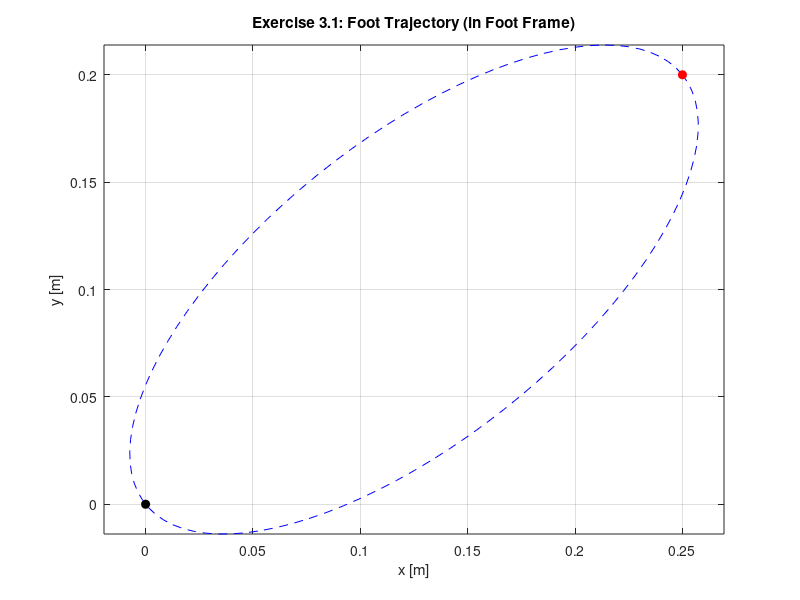

This chart was generated by the following MATLAB code: (Note: this script raises an error after producing the figure.)
%% Industrial Robotics Assignment - Exercise 3
% Description: Unitree Robot Leg Kinematics with Library Integration
% Requires: Industrial_Robotics_Library (JacobianSpace, etc.)

clear all; close all; clc;

% Add path to library if necessary
addpath('../Industrial_Robotics_Library/');

%% 1. Parameters & Setup
L1 = 0.3; % [m] Upper leg
L2 = 0.4; % [m] Lower leg
L0 = 0.4; % [m] CoM to Joint 1 offset

% Offsets
p_J1_S = [L0; 0; 0];      % Joint 1 position in Space Frame {S}
p_J1_F = [0; 0.5; 0];     % Joint 1 position in Foot Frame {F}
p_F_J1 = -p_J1_F;         % Foot origin in Joint 1 Frame

% Ellipse parameters (from problem description)
x1 = 0; y1 = 0;          % Start point in {F}
x2 = 0.25; y2 = 0.2;     % End point in {F}
e = 0.9;                 % Eccentricity

% Calculated ellipse parameters
dist = sqrt((x2-x1)^2 + (y2-y1)^2);
a = dist / 2;
b = a * sqrt(1 - e^2);
w = atan2(y2-y1, x2-x1);

fprintf('Ellipse parameters: a = %.4f, b = %.4f, w = %.4f rad\n', a, b, w);

% Parametric Trajectory Function (beta from pi to 0)
% Returns position relative to {F} origin
get_traj = @(beta) [ ...
    (x1+x2)/2 + a*cos(beta)*cos(w) - b*sin(beta)*sin(w); ...
    (y1+y2)/2 + a*cos(beta)*sin(w) + b*sin(beta)*cos(w); ...
    0 ]; % z=0 for planar

% Plot trajectory shape
beta_plot = linspace(0, 2*pi, 100);
traj_points = zeros(3, length(beta_plot));
for i = 1:length(beta_plot)
    traj_points(:,i) = get_traj(beta_plot(i));
end

figure(1); 
plot(traj_points(1,:), traj_points(2,:), 'b--'); hold on;
plot(x1, y1, 'ko', 'MarkerFaceColor', 'k'); text(x1, y1-0.05, 'Start');
plot(x2, y2, 'ro', 'MarkerFaceColor', 'r'); text(x2, y2+0.05, 'End');
axis equal; grid on;
title('Exercise 3.1: Foot Trajectory (in Foot Frame)');
xlabel('x [m]'); ylabel('y [m]');

%% 2. Analytical Inverse Kinematics (Exercise 3.2)
fprintf('\n--- 3.2 Analytical IK ---\n');

% Define targets in {J1} frame
P1_F = [x1; y1; 0];      % Start position in {F}
P2_F = [x2; y2; 0];      % End position in {F}
P1_J1 = P1_F + p_F_J1;   % in {J1}
P2_J1 = P2_F + p_F_J1;   % in {J1}

% Solve analytical IK for start and end positions
theta_start = analytical_IK(P1_J1(1), P1_J1(2), L1, L2);
theta_end = analytical_IK(P2_J1(1), P2_J1(2), L1, L2);

fprintf('Configuration 1 (Start): x=%.2f, y=%.2f -> theta1=%.2f deg, theta2=%.2f deg\n', ...
    P1_J1(1), P1_J1(2), rad2deg(theta_start(1)), rad2deg(theta_start(2)));
fprintf('Configuration 2 (End):   x=%.2f, y=%.2f -> theta1=%.2f deg, theta2=%.2f deg\n', ...
    P2_J1(1), P2_J1(2), rad2deg(theta_end(1)), rad2deg(theta_end(2)));

%% 3. Velocity Search and Simulation (Exercise 3.3, 3.4, 3.5)
fprintf('\n--- 3.3 & 3.4 Numerical IK and Velocity Check ---\n');

% Constraints
theta_dot_max_limit = 5.0; % [rad/s]
beta_dot_guess = 1.0;      % Initial guess for beta_dot [rad/s]

% Variables for storing results
history.time = [];
history.pos_S = [];     % Foot position in Space Frame
history.theta = [];     % Joint angles
history.vel_foot = [];  % Foot Cartesian Velocity
history.vel_joint = []; % Joint Velocities

% Velocity Search Loop to find maximum beta_dot that satisfies constraints
found_valid_beta_dot = false;
beta_dot = beta_dot_guess;

while ~found_valid_beta_dot
    % Simulation setup
    dt = 0.02; 
    T_total = pi / beta_dot; % Time to travel pi radians
    time = 0:dt:T_total;
    
    max_q_vel = 0;
    valid_run = true;
    
    for i = 1:length(time)
        t = time(i);
        beta = pi - beta_dot * t; % Current beta (linear time scaling)
        
        % Desired Position and Velocity
        p_d_F = get_traj(beta);       % in {F}
        p_d_J1 = p_d_F + p_F_J1;      % in {J1}
        
        % Cartesian Velocity from Ellipse derivative (Chain rule)
        dx_dbeta = -a*sin(beta)*cos(w) - b*cos(beta)*sin(w);
        dy_dbeta = -a*sin(beta)*sin(w) + b*cos(beta)*cos(w);
        v_d_J1 = [dx_dbeta; dy_dbeta] * (-beta_dot);
        
        % Calculate joint velocities using Jacobian
        % Use analytical solution for current position
        theta_curr = analytical_IK(p_d_J1(1), p_d_J1(2), L1, L2);
        
        % Calculate Jacobian matrix
        J = get_jacobian_2R(theta_curr, L1, L2);
        
        % Solve for joint velocities
        q_dot = J \ v_d_J1;
        
        % Check singularity
        if cond(J) > 1e4
            valid_run = false;
            break;
        end
        
        % Check max velocity constraint
        current_max_vel = max(abs(q_dot));
        if current_max_vel > max_q_vel
            max_q_vel = current_max_vel;
        end
        
        if current_max_vel > theta_dot_max_limit
            valid_run = false;
            break;
        end
    end
    
    fprintf('Testing beta_dot = %.2f rad/s -> Max Joint Vel = %.2f rad/s\n', ...
        beta_dot, max_q_vel);
    
    if valid_run
        found_valid_beta_dot = true;
        fprintf('>>> SUCCESS! beta_dot = %.2f satisfies constraints.\n', beta_dot);
    else
        % Reduce beta_dot and try again
        beta_dot = beta_dot * 0.8;
    end
end

%% 4. Generate Full Trajectory and Calculate Velocities
dt = 0.02; 
T_total = pi / beta_dot;
time = 0:dt:T_total;

% Define Screw Axes for Home Config (Horizontal Extension)
% J1 at (L0,0), J2 at (L0+L1,0). Rot axes = Z (0,0,1).
S1 = [0; 0; 1; cross(-[0;0;1], [L0; 0; 0])];       % [0 0 1 0 -L0 0]
S2 = [0; 0; 1; cross(-[0;0;1], [L0+L1; 0; 0])];    % [0 0 1 0 -(L0+L1) 0]
Slist = [S1, S2];

for i = 1:length(time)
    t = time(i);
    beta = pi - beta_dot * t;
    
    % Desired Position
    p_d_F = get_traj(beta);       % in {F}
    p_d_J1 = p_d_F + p_F_J1;      % in {J1}
    p_d_S = p_d_J1 + p_J1_S;      % in {S} (Space Frame)
    
    % Inverse Kinematics (Analytical for position)
    theta_sol = analytical_IK(p_d_J1(1), p_d_J1(2), L1, L2);
    
    % Velocity Calculation
    % Cartesian Velocity from Ellipse derivative
    dx_dbeta = -a*sin(beta)*cos(w) - b*cos(beta)*sin(w);
    dy_dbeta = -a*sin(beta)*sin(w) + b*cos(beta)*cos(w);
    v_cart_F = [dx_dbeta; dy_dbeta; 0] * (-beta_dot);
    
    % Joint Velocity using Library JacobianSpace
    Js = JacobianSpace(Slist, theta_sol);
    
    % Extract linear part of Jacobian and solve for joint velocities
    J_linear = Js(4:6, :);
    if det(J_linear'*J_linear) < 1e-6
        warning('Near Singularity at t=%.2f', t);
        theta_dot = [0;0];
    else
        theta_dot = pinv(J_linear) * v_cart_F;
    end
    
    % Store Data
    history.time = [history.time, t];
    history.pos_S = [history.pos_S, p_d_S];
    history.theta = [history.theta, theta_sol];
    history.vel_foot = [history.vel_foot, v_cart_F];
    history.vel_joint = [history.vel_joint, theta_dot];
end

fprintf('\nSimulation Complete.\n');

%% 5. Results Visualization

% Plot Foot Position and Joint Angles vs Time
figure(2);
subplot(2,1,1);
plot(history.time, history.pos_S(1,:), 'r', 'LineWidth', 1.5); hold on;
plot(history.time, history.pos_S(2,:), 'b', 'LineWidth', 1.5);
title('Foot Position w.r.t CoM Frame');
legend('x_s', 'y_s'); grid on; xlabel('Time [s]'); ylabel('Position [m]');

subplot(2,1,2);
plot(history.time, rad2deg(history.theta(1,:)), 'r', 'LineWidth', 1.5); hold on;
plot(history.time, rad2deg(history.theta(2,:)), 'b', 'LineWidth', 1.5);
title('Joint Angles vs Time');
legend('\theta_1', '\theta_2'); grid on; xlabel('Time [s]'); ylabel('Angle [deg]');

% 3D Visualization (Exercise 3.5)
figure('Name', 'Exercise 3.5: 3D Leg Trajectory', 'Color', 'w');
hold on; grid on; axis equal;
view(3);
xlabel('X_S [m]'); ylabel('Y_S [m]'); zlabel('Z_S [m]');
title('3D Trajectory and Velocity Vectors');

% Draw Robot Body (Schematic)
plot3([-0.2, 0.6], [0, 0], [0, 0], 'k-', 'LineWidth', 5);
text(0, 0, 0.1, 'Body (CoM)');

% Draw Trajectory
plot3(history.pos_S(1,:), history.pos_S(2,:), history.pos_S(3,:), 'b--', 'LineWidth', 1.5);

% Plot Velocity Vectors at selected points
n_steps = length(history.time);
skip = 5; % Plot every 5th frame for vectors

for i = 1:skip:n_steps
    q = history.theta(:, i);
    pos = history.pos_S(:, i);
    vel = history.vel_foot(:, i);
    
    % Forward Kinematics to get joint positions for plotting
    p0 = p_J1_S;
    p1 = p0 + [L1*cos(q(1)); L1*sin(q(1)); 0];
    p2 = pos; % End effector
    
    % Plot Links
    h_links = plot3([p0(1) p1(1) p2(1)], [p0(2) p1(2) p2(2)], [0 0 0], 'o-', ...
        'Color', [0.8 0.2 0.2], 'LineWidth', 2, 'MarkerFaceColor', 'k');
    
    % Plot Velocity Vector
    h_vel = quiver3(p2(1), p2(2), p2(3), vel(1), vel(2), vel(3), ...
        0.5, 'c', 'LineWidth', 2, 'MaxHeadSize', 0.5);
    
    drawnow;
    
    % Clear specific handles for animation effect
    if i < n_steps - skip
        delete(h_links);
        delete(h_vel);
    end
end

%% Helper Functions

function theta = analytical_IK(x, y, L1, L2)
    % Solves 2R IK for x,y in the base frame of the chain
    % Returns [theta1; theta2]
    
    % Check workspace
    r = sqrt(x^2 + y^2);
    if r > (L1 + L2) || r < abs(L1 - L2)
        warning('Target out of workspace');
        theta = [NaN; NaN];
        return;
    end
    
    % Law of cosines for theta2
    cos_t2 = (x^2 + y^2 - L1^2 - L2^2) / (2*L1*L2);
    
    % Safety for acos
    cos_t2 = max(min(cos_t2, 1.0), -1.0);
    
    % Choose knee-backward solution (theta2 < 0 for dog leg)
    theta2 = -acos(cos_t2);
    
    % Calculate theta1
    k1 = L1 + L2*cos(theta2);
    k2 = L2*sin(theta2);
    theta1 = atan2(y, x) - atan2(k2, k1);
    
    theta = [theta1; theta2];
end

function J = get_jacobian_2R(q, L1, L2)
    % Calculate 2R planar robot Jacobian matrix
    t1 = q(1);
    t2 = q(2);
    s1 = sin(t1); c1 = cos(t1);
    s12 = sin(t1+t2); c12 = cos(t1+t2);
    
    J = [ -L1*s1 - L2*s12,  -L2*s12;
           L1*c1 + L2*c12,   L2*c12 ];
end

function T = FKinSpace(M, Slist, thetalist)
    % Forward Kinematics in Space Frame
    % Takes M: home configuration, Slist: screw axes in space frame,
    % thetalist: joint angles
    % Returns T: end-effector pose
    
    T = eye(4);
    for i = 1:length(thetalist)
        T = T * MatrixExp6(VecTose3(Slist(:, i) * thetalist(i)));
    end
    T = T * M;
end

function Js = JacobianSpace(Slist, thetalist)
    % Calculate Spatial Jacobian matrix
    % Takes Slist: screw axes in space frame, thetalist: joint angles
    % Returns Js: spatial Jacobian matrix
    
    n = length(thetalist);
    Js = zeros(6, n);
    T = eye(4);
    
    for i = 1:n
        % Current column is Adjoint(T) * Slist(:,i)
        Js(:, i) = Adjoint(T) * Slist(:, i);
        % Update T for next joint
        T = T * MatrixExp6(VecTose3(Slist(:, i) * thetalist(i)));
    end
end

function [thetalist, success] = IKinSpaceIterative(Slist, M, Tsd, thetalist0, eomg, ev)
% EXERCISE 3.3: Numerical Inverse Kinematics using Spatial Jacobian
% Uses the Newton-Raphson method with Spatial Jacobian
%
% Inputs:
%   Slist: Space screw axes list (6xn matrix)
%   M: Home configuration of end-effector (4x4 matrix)
%   Tsd: Desired end-effector configuration (4x4 matrix)
%   thetalist0: Initial guess for joint angles
%   eomg: Orientation error tolerance (epsilon)
%   ev: Position error tolerance (epsilon)
%
% Outputs:
%   thetalist: Joint angles solution
%   success: Logical true if converged, false otherwise
    
    thetalist = thetalist0;
    i = 0;
    maxiterations = 20;
    
    % Calculate initial forward kinematics
    Tsb = FKinSpace(M, Slist, thetalist);
    
    % Calculate initial error twist in space frame
    Vs = se3ToVec(MatrixLog6(Tsb * TransInv(Tsd)));
    
    % Check convergence
    err = norm(Vs(1:3)) > eomg || norm(Vs(4:6)) > ev;
    
    while err && i < maxiterations
        i = i + 1;
        
        % Calculate spatial Jacobian
        Js = JacobianSpace(Slist, thetalist);
        
        % Update joint angles using pseudoinverse
        thetalist = thetalist + pinv(Js) * Vs;
        
        % Recalculate forward kinematics and error
        Tsb = FKinSpace(M, Slist, thetalist);
        Vs = se3ToVec(MatrixLog6(Tsb * TransInv(Tsd)));
        err = norm(Vs(1:3)) > eomg || norm(Vs(4:6)) > ev;
    end
    
    success = ~err;
    
    if success
        fprintf('IK Converged in %d iterations.\n', i);
    else
        fprintf('IK Failed to converge after %d iterations.\n', maxiterations);
    end
end

function Tinv = TransInv(T)
% TransInv: Computes the inverse of a homogeneous transformation matrix T
% Input: T - 4x4 homogeneous transformation matrix
% Output: Tinv - 4x4 inverse homogeneous transformation matrix

    R = T(1:3, 1:3);
    p = T(1:3, 4);
    
    Tinv = [R'    -R'*p;
           0 0 0 1];
end

function se3mat = VecTose3(V)
% VecTose3: Converts a 6x1 vector representation of a twist to a 4x4 se(3) matrix
% Input: V - 6x1 vector [omega; v] where omega is angular velocity, v is linear velocity
% Output: se3mat - 4x4 se(3) matrix representation

    omega = V(1:3);
    v = V(4:6);
    
    % Create skew-symmetric matrix from omega
    omgmat = [0     -omega(3)  omega(2);
              omega(3)  0     -omega(1);
             -omega(2)  omega(1)  0];
    
    se3mat = [omgmat  v;
              0 0 0 0];
end

function T = MatrixExp6(se3mat)
% MatrixExp6: Computes the matrix exponential of a se(3) matrix
% Input: se3mat - 4x4 se(3) matrix
% Output: T - 4x4 homogeneous transformation matrix (exponential map)

    omgmat = se3mat(1:3, 1:3);
    v = se3mat(1:3, 4);
    
    % Compute omega vector from skew-symmetric matrix
    omega = [omgmat(3,2); omgmat(1,3); omgmat(2,1)];
    theta = norm(omega);
    
    if theta < 1e-6
        % Small angle approximation
        R = eye(3) + omgmat;
        p = v;
    else
        % Rodrigues' formula for rotation matrix
        omgmat_hat = omgmat / theta;
        R = eye(3) + sin(theta)*omgmat_hat + (1-cos(theta))*omgmat_hat^2;
        
        % Position part using integral of rotation
        G = eye(3)*theta + (1-cos(theta))*omgmat_hat + (theta - sin(theta))*omgmat_hat^2;
        p = G*(v/theta);
    end
    
    T = [R p;
         0 0 0 1];
end

function Adj = Adjoint(T)
% Adjoint: Computes the adjoint transformation matrix for a homogeneous transformation T
% Input: T - 4x4 homogeneous transformation matrix
% Output: Adj - 6x6 adjoint transformation matrix

    R = T(1:3, 1:3);
    p = T(1:3, 4);
    
    % Create skew-symmetric matrix from p
    pmat = [0     -p(3)  p(2);
            p(3)  0     -p(1);
           -p(2)  p(1)  0];
    
    Adj = [R         zeros(3,3);
           pmat*R    R];
end

function se3mat = MatrixLog6(T)
% MatrixLog6: Computes the matrix logarithm of a homogeneous transformation matrix T
% Input: T - 4x4 homogeneous transformation matrix
% Output: se3mat - 4x4 se(3) matrix representation (logarithm map)

    R = T(1:3, 1:3);
    p = T(1:3, 4);
    
    % Compute rotation matrix logarithm
    omgmat = MatrixLog3(R);
    omega = [omgmat(3,2); omgmat(1,3); omgmat(2,1)];
    theta = norm(omega);
    
    if theta < 1e-6
        % Small angle approximation
        v = p;
    else
        % Compute G inverse for position part
        omgmat_hat = omgmat / theta;
        G = eye(3)*theta + (1-cos(theta))*omgmat_hat + (theta - sin(theta))*omgmat_hat^2;
        v = (G\p) * theta;
    end
    
    se3mat = [omgmat  v;
              0 0 0 0];
end

function Rlog = MatrixLog3(R)
% MatrixLog3: Computes the matrix logarithm of a rotation matrix R
% Input: R - 3x3 rotation matrix
% Output: Rlog - 3x3 skew-symmetric matrix (logarithm map)

    acosinput = (trace(R) - 1)/2;
    % Clamp to avoid numerical issues
    acosinput = max(min(acosinput, 1), -1);
    theta = acos(acosinput);
    
    if theta < 1e-6
        % Small angle approximation
        Rlog = (R - R')/2;
    else
        % Rodrigues' formula inverse
        Rlog = theta/(2*sin(theta))*(R - R');
    end
end

function V = se3ToVec(se3mat)
% se3ToVec: Converts a 4x4 se(3) matrix to a 6x1 vector representation
% Input: se3mat - 4x4 se(3) matrix
% Output: V - 6x1 vector [omega; v] where omega is angular velocity, v is linear velocity

    omega = [se3mat(3,2); se3mat(1,3); se3mat(2,1)];
    v = se3mat(1:3, 4);
    
    V = [omega; v];
end
